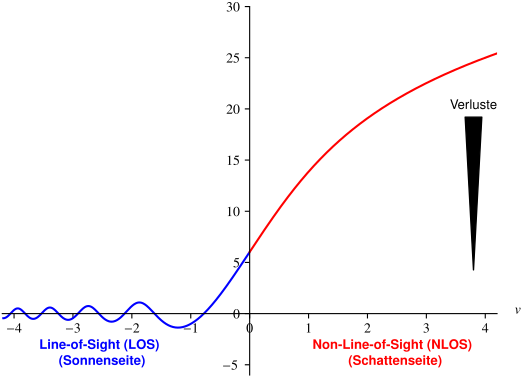

Source code (Python):
import numpy as np
import scipy.special as sc
import matplotlib
import matplotlib.pyplot as plt

# Configure matplotlib to use PGF backend for LaTeX integration
# https://blog.timodenk.com/exporting-matplotlib-plots-to-latex/
matplotlib.use("pgf")
matplotlib.rcParams.update({
    "pgf.texsystem": "pdflatex",
    #"font.family": "serif",
    "font.size": 10,
    "text.usetex": True,
    "text.latex.preamble": plt.rcParams["pgf.preamble"],    # For \text{}-command
    'pgf.preamble': r'\usepackage{amsmath}',                # For \text{}-command
    "pgf.rcfonts": False,
})
# For \text{}-command, see also
# https://stackoverflow.com/questions/23824687/text-does-not-work-in-a-matplotlib-label

v = np.arange(-4.5, 4.5, 0.01)
v_pos = np.arange(0, 4.5, 0.01)
v_neg = np.arange(-4.5, 0, 0.01)

S, C = sc.fresnel(v)
S_pos, C_pos = sc.fresnel(v_pos)
S_neg, C_neg = sc.fresnel(v_neg)

L = 2/(abs(0.5 -C)**2 + abs(0.5 - S)**2)
L_pos = 2/(abs(0.5 -C_pos)**2 + abs(0.5 - S_pos)**2)
L_neg = 2/(abs(0.5 -C_neg)**2 + abs(0.5 - S_neg)**2)

L_db = 10 * np.log10(L)
L_db_pos = 10 * np.log10(L_pos)
L_db_neg = 10 * np.log10(L_neg)

fig, ax = plt.subplots()

plt.plot(v_neg, L_db_neg, color='blue')
plt.plot(v_pos, L_db_pos, color='red')
plt.xlim(-4.2, 4.2)
plt.ylim(-6, 30)

ax.annotate(r"Verluste", horizontalalignment='center',color='black',
            xy=(3.8, 4), xycoords='data',
            xytext=(3.8, 20), textcoords='data',
            arrowprops=dict(arrowstyle="wedge,tail_width=1.2", 
                            color="black", connectionstyle="arc3"))

# Achsen ins Zentrum
ax = plt.gca()
ax.spines['right'].set_color('none')
ax.spines['top'].set_color('none')
ax.xaxis.set_ticks_position('bottom')
ax.spines['bottom'].set_position(('data',0))
ax.yaxis.set_ticks_position('left')
ax.spines['left'].set_position(('data',0))

# Bereichbeschriftung
ax.text(-2.5, -5, 
        r'Line-of-Sight (LOS)'
        '\n'
        r'(Sonnenseite)',
        color='blue', fontweight='bold', horizontalalignment='center')
ax.text(2.5, -5, 
        r'Non-Line-of-Sight (NLOS)'
        '\n'
        r'(Schattenseite)', 
        color='red', fontweight='bold', horizontalalignment='center')

# Fresnel-Parameter
# ax.text(-2.5, 15, r'$v = h_{edge} \sqrt{2 \frac{d_1 + d_2}{\lambda d_1d_2} }$', horizontalalignment='center')

# Achsenbeschriftung
ax.text(4.5,0,'$v$')
ax.text(0, 32, r"$L_{\text{dB}}$", horizontalalignment='center')

# plt.show()
plt.savefig('./buch/papers/fresnel/pgf/beugungsverluste.pgf')
